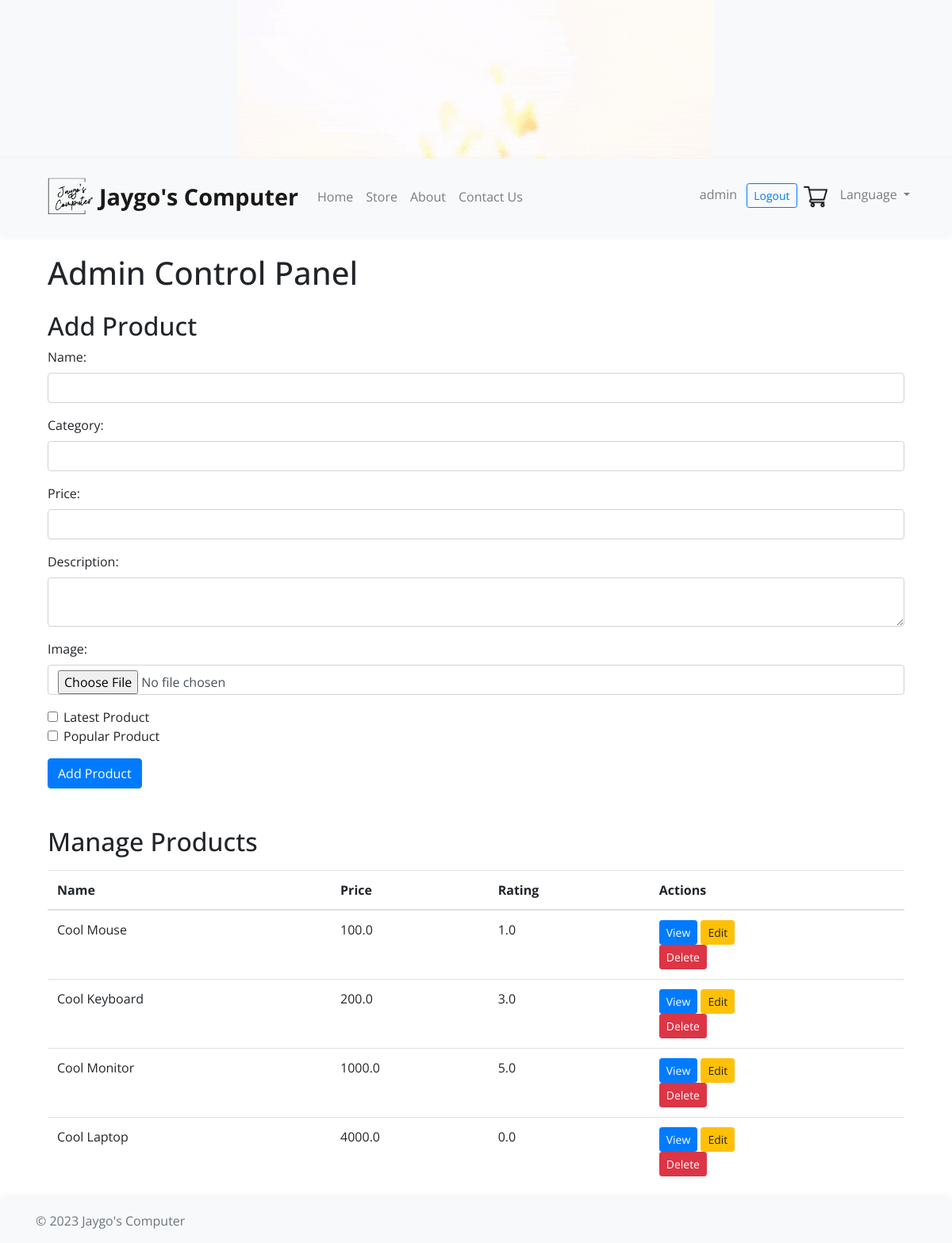
The page /admin (signed in) on the database its author committed.
### app.py (models this page shows, shortened)
class User(UserMixin,db.Model):
    id = db.Column(db.Integer, primary_key=True)
    username = db.Column(db.String(20), unique=True, nullable=False)
    email = db.Column(db.String(50), unique=True, nullable=False)
    password_hash = db.Column(db.String(128), nullable=False)
    is_admin = db.Column(db.Boolean, nullable=False, default=False)
    @property
    def password(self):
        raise AttributeError('password is not a readable attribute')

class Product(db.Model):
    id = db.Column(db.Integer, primary_key=True)
    name = db.Column(db.String(100), nullable=False)
    price = db.Column(db.Float, nullable=False)
    rating = db.Column(db.Float, nullable=False, default=0.0)
    num_ratings = db.Column(db.Integer, nullable=False, default=0)
    image_path = db.Column(db.String(255), nullable=True)
    description = db.Column(db.Text)
    latest_product = db.Column(db.Boolean, default=False)
    popular_product = db.Column(db.Boolean, default=False)
    comments = db.relationship('Comment', backref='product', lazy=True)
    category = db.Column(db.String(100), nullable=False)

### app.py (the view, shortened to what this page needs)
@app.route('/admin', methods=['GET', 'POST'])
def admin():
    admin_required()
    products = Product.query.all()
    return render_template('admin.html', products=products)
    products = Product.query.all()
    return render_template('admin.html', products=products)

### app.py (called while the page is built)
def admin_required():
    if not current_user.is_authenticated or not current_user.is_admin:
        flash('You must be an admin to view this page.')
        return redirect(url_for('login'))

@app.context_processor
def inject_username():
    if current_user.is_authenticated:
        return {'username': current_user.username}
    else:
        return {'username': None}

@login_manager.user_loader
def load_user(user_id):
    return User.query.get(int(user_id))

### templates/admin.html (shortened to what this page needs)
{% extends 'base.html' %}
{% block content %}
  <div class="container">
    <h1 class="my-4">Admin Control Panel</h1>
    <h2>Add Product</h2>
    <form method="POST" action="{{ url_for('admin') }}" enctype="multipart/form-data">
      <div class="mb-3">
        <label for="name" class="form-label">Name:</label>
        <input type="text" class="form-control" name="name" required>
      </div>
      <div class="mb-3">
        <label for="name" class="form-label">Category:</label>
        <input type="text" class="form-control" name="category" required>
      </div>
      <div class="mb-3">
        <label for="price" class="form-label">Price:</label>
        <input type="number" class="form-control" name="price" step="0.5" required>
      </div>
      <div class="mb-3">
        <label for="description" class="form-label">Description:</label>
        <textarea class="form-control" name="description" required></textarea>
      </div>
      <div class="mb-3">
        <label for="image" class="form-label">Image:</label>
        <input type="file" class="form-control" name="image">
      </div>
      <div class="form-check">
        <input type="checkbox" class="form-check-input" name="latest_product" id="latest_product">
        <label class="form-check-label" for="latest_product">Latest Product</label>
      </div>
      <div class="form-check">
        <input type="checkbox" class="form-check-input" name="popular_product" id="popular_product">
        <label class="form-check-label" for="popular_product">Popular Product</label>
      </div>
      <button type="submit" class="btn btn-primary mt-3">Add Product</button>
    </form>
    <h2 class="mt-5">Manage Products</h2>
    <table class="table mt-3">
      <thead>
        <tr>
          <th>Name</th>
          <th>Price</th>
          <th>Rating</th>
          <th>Actions</th>
        </tr>
      </thead>
      <tbody>
        {% for product in products %}
        <tr>
          <td>{{ product.name }}</td>
          <td>{{ product.price }}</td>
          <td>{{ product.rating }}</td>
          <td>
            <a href="{{ url_for('view_product', product_id=product.id) }}" class="btn btn-sm btn-primary">View</a>
            <a href="{{ url_for('edit_product', product_id=product.id) }}" class="btn btn-sm btn-warning">Edit</a>
            <form method="POST" action="{{ url_for('delete_product', product_id=product.id) }}" onsubmit="return confirm('Are you sure you want to delete this product?');">
              <button type="submit" class="btn btn-sm btn-danger">Delete</button>
            </form>
          </td>
        </tr>
        {% endfor %}
      </tbody>
    </table>
  </div>
{% endblock %}

### templates/base.html (shortened to what this page needs)
<!DOCTYPE html>
<html lang="en">
<head>
    <link rel="stylesheet" href="https://cdnjs.cloudflare.com/ajax/libs/twitter-bootstrap/4.6.0/css/bootstrap.min.css">
    <link rel="stylesheet" href="{{url_for('static', filename='styles.css')}}">
    <link rel="stylesheet" href="https://cdnjs.cloudflare.com/ajax/libs/font-awesome/6.5.1/css/all.min.css" />
</head>
<body>
    <div class="container-fluid p-0 bg-light">
        <div class="row justify-content-center align-items-center banner-container">
            <div class="col-12 text-center">
                <img src="{{url_for('static', filename='logo.gif')}}" alt="{{ ('logo animation') }}" class="img-fluid">
            </div>
        </div>
    </div>
    <nav class="navbar navbar-expand-lg navbar-light bg-light">
        <div class="container">
            <img src="{{url_for('static', filename='logo.png')}}" alt="logo" class="img-fluid" width="80">
            <a class="navbar-brand d-none d-lg-inline" href="/">{{ ('Jaygo\'s Computer') }}</a>
            <div class="collapse navbar-collapse" id="navbarNav">
                <ul class="navbar-nav mr-auto">
                    <li class="nav-item">
                        <a class="nav-link" href="/">{{ ('Home') }}</a>
                    </li>
                    <li class="nav-item">
                        <a class="nav-link" href="/store">{{ ('Store') }}</a>
                    </li>
                    <li class="nav-item">
                        <a class="nav-link" href="/about">{{ ('About') }}</a>
                    </li>
                    <li class="nav-item">
                        <a class="nav-link" href="/contact">{{ ('Contact Us') }}</a>
                    </li>
                </ul>
                <ul class="navbar-nav ml-auto">
                    {% if username %}
                    <li class="nav-item">
                        <span class="navbar-text username">{{ username }}</span>
                        <a href="/logout" class="btn btn-outline-primary btn-sm ml-2">{{ ('Logout') }}</a>
                    </li>
                    <li class="nav-item">
                        <a class="nav-link" href="/shoppingcart"><img src="{{url_for('static', filename='shopping-cart.png')}}" alt="shopping cart" width="30"></a>
                    </li>
                    {% endif %}
                    <li class="nav-item dropdown">
                        <a class="nav-link dropdown-toggle" href="#" id="languageDropdown" role="button"
                            data-toggle="dropdown" aria-haspopup="true" aria-expanded="false">
                            {{ ('Language') }}
                        </a>
                    </li>
                </ul>
            </div>
        </div>
    </nav>
    <div class="container mt-4">
        {% block content %}{% endblock %}
    </div>
    <footer class="footer mt-auto py-3">
        <div class="container">
            <span class="text-muted">&copy; 2023 Jaygo's Computer</span>
        </div>
    </footer>
</body>
</html>

### templates/styles.css (style rules this page uses)
body { font-family: 'Open Sans', sans-serif; }
.navbar-brand { font-weight: bold; font-size: 1.8rem; }
.navbar { box-shadow: 0 2px 10px 0 rgba(0,0,0,.05); }
.footer { background: #f8f9fa; box-shadow: 0 -2px 10px 0 rgba(0,0,0,.05); }
.banner-container { background: #f8f9fa; box-shadow: 0 2px 10px 0 rgba(0,0,0,.05); height: 200px; }

### rows shown on the page
User: username "admin"
Product: name "Cool Mouse", price "100.0", rating "1.0"
Product: name "Cool Keyboard", price "200.0", rating "3.0"
Product: name "Cool Monitor", price "1000.0", rating "5.0"
Product: name "Cool Laptop", price "4000.0", rating "0.0"

### other values the page prints
{{ ('Jaygo\'s Computer') }} "Jaygo's Computer"
{{ ('Home') }} "Home"
{{ ('Store') }} "Store"
{{ ('About') }} "About"
{{ ('Contact Us') }} "Contact Us"
{{ ('Logout') }} "Logout"
{{ ('Language') }} "Language"
